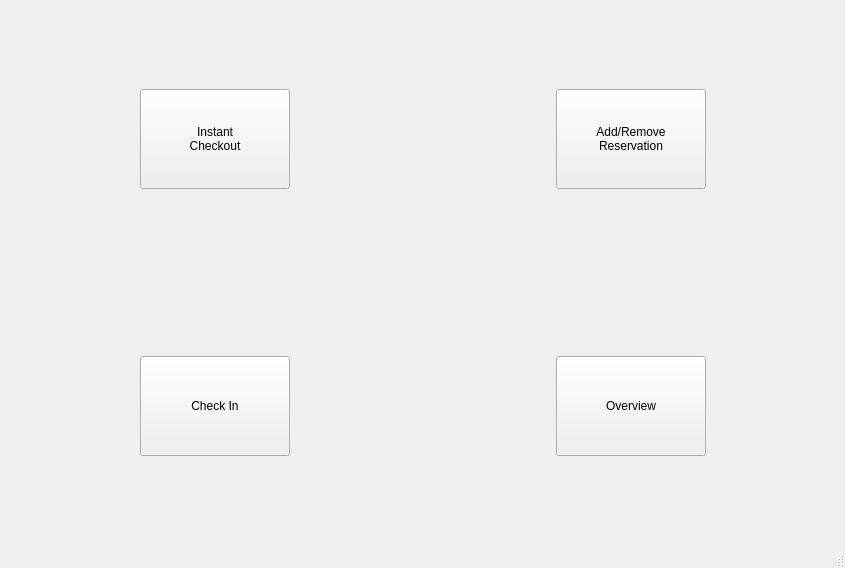
<?xml version="1.0" encoding="UTF-8"?>
<ui version="4.0">
 <class>BaseWindow</class>
 <widget class="QMainWindow" name="BaseWindow">
  <property name="geometry">
   <rect>
    <x>0</x>
    <y>0</y>
    <width>845</width>
    <height>568</height>
   </rect>
  </property>
  <property name="windowTitle">
   <string>MainWindow</string>
  </property>
  <widget class="QWidget" name="centralwidget">
   <layout class="QHBoxLayout" name="horizontalLayout_2">
    <item>
     <layout class="QGridLayout" name="gridLayout">
      <item row="0" column="1">
       <layout class="QHBoxLayout" name="horizontalLayout_4">
        <item>
         <widget class="QWidget" name="widget_5" native="true"/>
        </item>
        <item>
         <widget class="QPushButton" name="addRemButton">
          <property name="minimumSize">
           <size>
            <width>150</width>
            <height>100</height>
           </size>
          </property>
          <property name="maximumSize">
           <size>
            <width>150</width>
            <height>100</height>
           </size>
          </property>
          <property name="text">
           <string>Add/Remove
Reservation</string>
          </property>
         </widget>
        </item>
        <item>
         <widget class="QWidget" name="widget_7" native="true">
          <widget class="QWidget" name="widget_8" native="true">
           <property name="geometry">
            <rect>
             <x>80</x>
             <y>100</y>
             <width>122</width>
             <height>248</height>
            </rect>
           </property>
          </widget>
         </widget>
        </item>
       </layout>
      </item>
      <item row="1" column="0">
       <layout class="QHBoxLayout" name="horizontalLayout_5">
        <item>
         <widget class="QWidget" name="widget_3" native="true"/>
        </item>
        <item>
         <widget class="QPushButton" name="checkInButton">
          <property name="minimumSize">
           <size>
            <width>150</width>
            <height>100</height>
           </size>
          </property>
          <property name="maximumSize">
           <size>
            <width>150</width>
            <height>100</height>
           </size>
          </property>
          <property name="text">
           <string>Check In</string>
          </property>
         </widget>
        </item>
        <item>
         <widget class="QWidget" name="widget" native="true">
          <widget class="QWidget" name="widget_10" native="true">
           <property name="geometry">
            <rect>
             <x>50</x>
             <y>160</y>
             <width>123</width>
             <height>248</height>
            </rect>
           </property>
          </widget>
         </widget>
        </item>
       </layout>
      </item>
      <item row="1" column="1">
       <layout class="QHBoxLayout" name="horizontalLayout_6">
        <item>
         <widget class="QWidget" name="widget_6" native="true"/>
        </item>
        <item>
         <widget class="QPushButton" name="overviewButton">
          <property name="minimumSize">
           <size>
            <width>150</width>
            <height>100</height>
           </size>
          </property>
          <property name="maximumSize">
           <size>
            <width>150</width>
            <height>100</height>
           </size>
          </property>
          <property name="text">
           <string>Overview</string>
          </property>
         </widget>
        </item>
        <item>
         <widget class="QWidget" name="widget_9" native="true"/>
        </item>
       </layout>
      </item>
      <item row="0" column="0">
       <layout class="QHBoxLayout" name="horizontalLayout_3">
        <item>
         <widget class="QWidget" name="widget_4" native="true"/>
        </item>
        <item>
         <widget class="QPushButton" name="checkoutButton">
          <property name="minimumSize">
           <size>
            <width>150</width>
            <height>100</height>
           </size>
          </property>
          <property name="maximumSize">
           <size>
            <width>150</width>
            <height>100</height>
           </size>
          </property>
          <property name="text">
           <string>Instant
Checkout</string>
          </property>
         </widget>
        </item>
        <item>
         <widget class="QWidget" name="widget_2" native="true"/>
        </item>
       </layout>
      </item>
     </layout>
    </item>
   </layout>
  </widget>
  <widget class="QMenuBar" name="menubar">
   <property name="geometry">
    <rect>
     <x>0</x>
     <y>0</y>
     <width>845</width>
     <height>21</height>
    </rect>
   </property>
  </widget>
  <widget class="QStatusBar" name="statusbar"/>
 </widget>
 <resources/>
 <connections/>
</ui>
